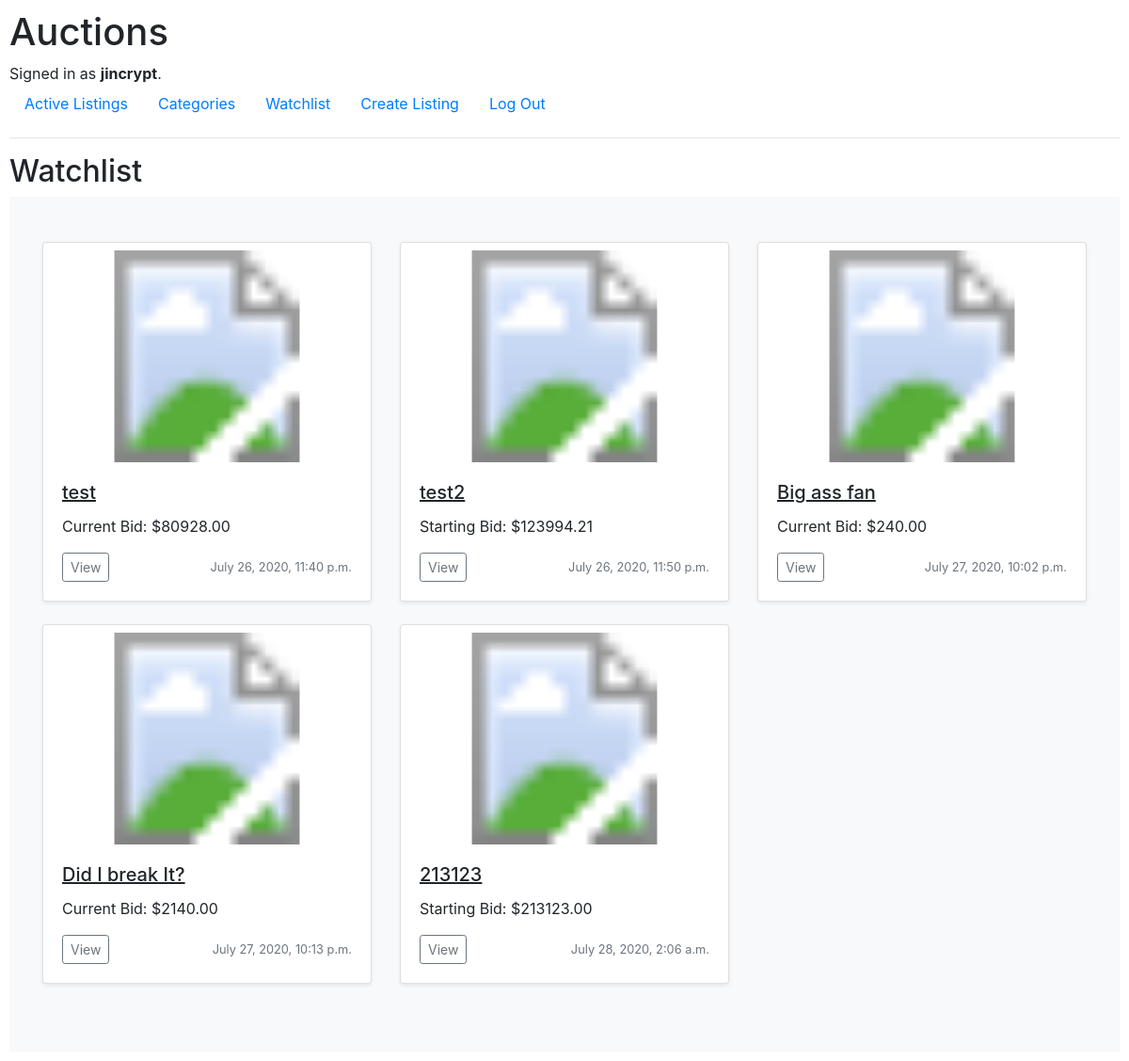
The page /watchlist/ (signed in) on the database as committed earlier.
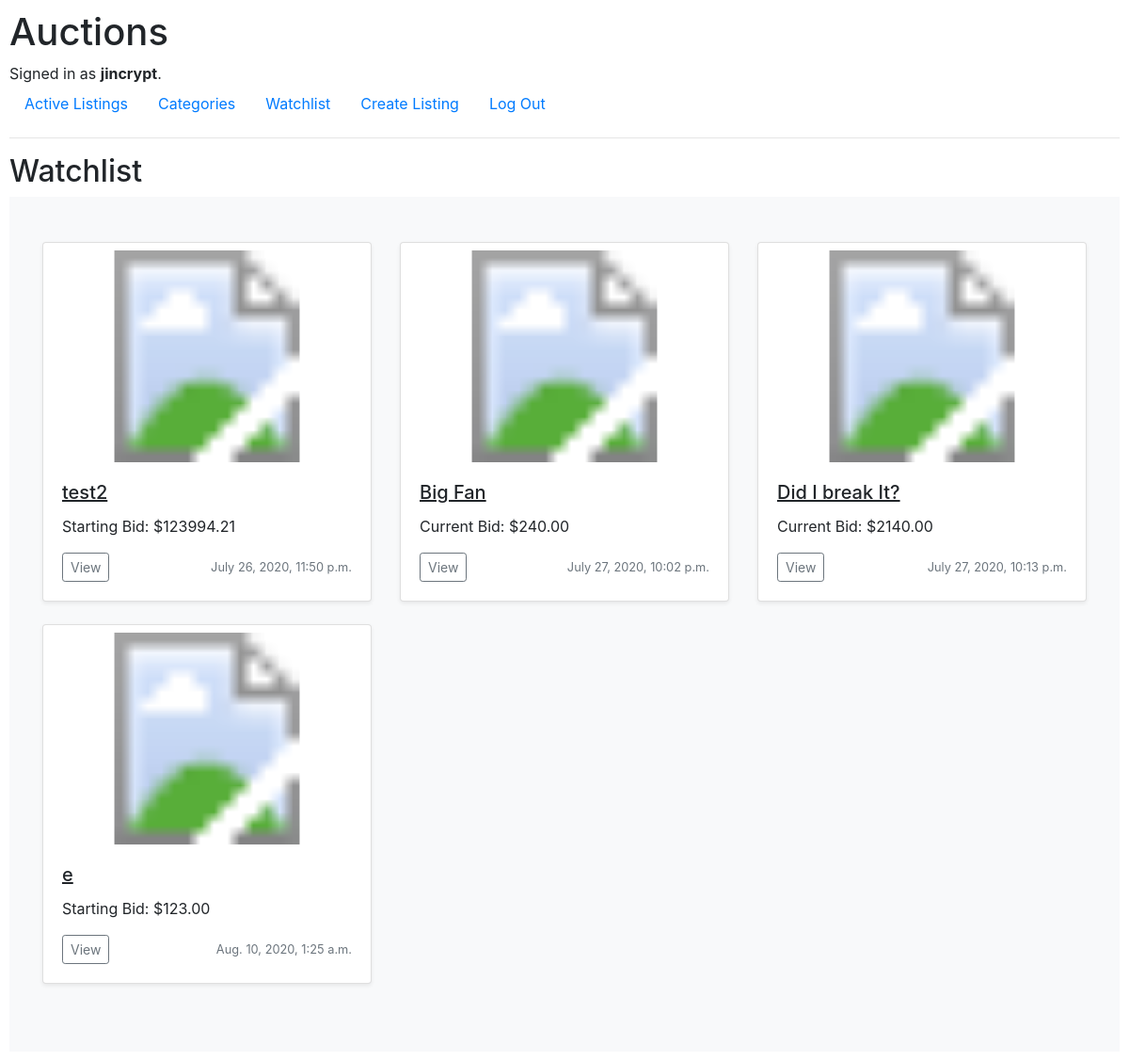
The same page on the database as committed later.
### auctions/models.py (models this page shows, shortened)
class Listing(models.Model):
    title           = models.CharField(max_length=100)
    description     = models.CharField(max_length=500)
    date            = models.DateTimeField(auto_now_add=True)
    starting_price  = models.DecimalField(max_digits=11, decimal_places=2)                      # highest sold item in the world was 450million, so 11 digits should suffice
    owner           = models.ForeignKey(User, on_delete=models.CASCADE, related_name="owner")
    image           = models.URLField(blank=True) # Default max_length=200
    status          = models.BooleanField(default=True)
    category        = models.ForeignKey(Categories, null=True, related_name="listing_category", on_delete=models.SET_NULL, blank=True)

class Bid(models.Model):
    user    = models.ForeignKey(User, on_delete=models.CASCADE, related_name="bid_user")
    listing = models.ForeignKey(Listing, on_delete=models.CASCADE, related_name="bid_listing")
    bid     = models.DecimalField(max_digits=11, decimal_places=2)

### auctions/views.py (the view)
# urls.py: path("watchlist/", views.watchlist, name="watchlist"),
@login_required
def watchlist(request):
    return render(request, 'auctions/watchlist.html')

### auctions/templates/auctions/watchlist.html (shortened to what this page needs)
{% extends "auctions/layout.html" %}
{% block body %}
    <h2>Watchlist</h2>
    <div class="album py-5 bg-light">
        <div class="container">
            <div class="row">
            {% for listing in user.watchlist.all %}
                    <div class="col-md-4">
                        <div class="card mb-4 shadow-sm">
                            <svg class="mt-2 bd-placeholder-img card-img-top" width="100%" height="225" xmlns="http://www.w3.org/2000/svg" preserveAspectRatio="xMidYMid slice" focusable="false" role="img" aria-label="Listing Image">
                                <title>{{ listing.title }}</title>
                                <a href="{% url 'listing' listing.id %}"><image href=" {% if listing.image %}{{ listing.image }}{% else %}https://makitweb.com/demo/broken_image/images/noimage.png{% endif %}" width="100%" height="225"/></a>
                            </svg>
                            <div class="card-body">
                                <h5 class="card-title"><u>{{ listing.title }}</u></h5>
                                <p class="card-text">
                                    {% if listing.bid_listing.all %}
                                        Current Bid: ${{ listing.bid_listing.all.first.bid }}
                                    {% else %}
                                        Starting Bid: ${{ listing.starting_price }}
                                    {% endif %}
                                </p>
                                <div class="d-flex justify-content-between align-items-center">
                                    <div class="btn-group">
                                        <a href="{% url 'listing' listing.id %}" class="btn btn-sm btn-outline-secondary">View</a>
                                    </div>
                                    <small class="text-muted">{{listing.date}}</small>
                                </div>
                            </div>
                        </div>
                    </div>
            {% endfor %}
    </div>
{% endblock %}

Rows that differ between the two databases and show on the page:
removed Listing: title "test", bid_listing.all.first.bid "80928.00", date "July 26, 2020, 11:40 p.m."
removed Listing: title "213123", starting_price "213123.00", date "July 28, 2020, 2:06 a.m."
changed Listing: title "Big ass fan" → "Big Fan"
added Listing: title "e", starting_price "123.00", date "Aug. 10, 2020, 1:25 a.m."
